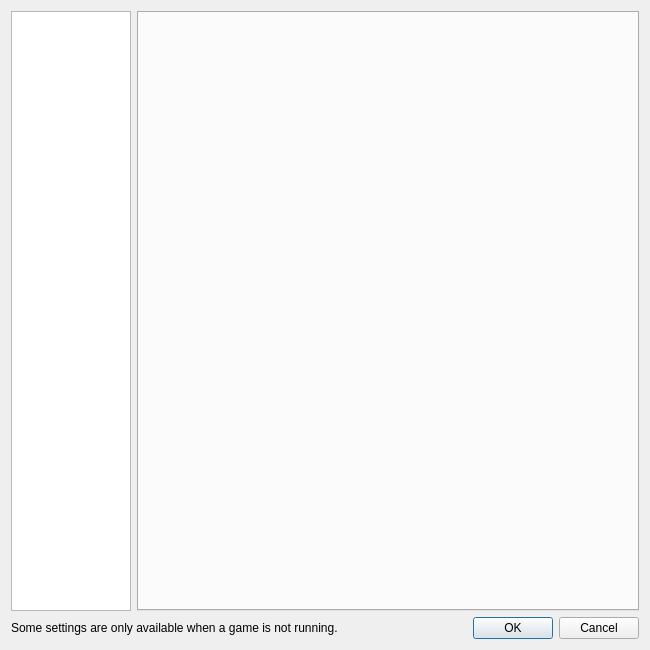
<?xml version="1.0" encoding="UTF-8"?>
<ui version="4.0">
 <class>ConfigureDialog</class>
 <widget class="QDialog" name="ConfigureDialog">
  <property name="geometry">
   <rect>
    <x>0</x>
    <y>0</y>
    <width>650</width>
    <height>650</height>
   </rect>
  </property>
  <property name="minimumSize">
   <size>
    <width>0</width>
    <height>650</height>
   </size>
  </property>
  <property name="windowTitle">
   <string>sudachi Configuration</string>
  </property>
  <layout class="QVBoxLayout" name="verticalLayout">
   <item>
    <layout class="QHBoxLayout" name="horizontalLayout">
     <item>
      <widget class="QListWidget" name="selectorList">
       <property name="minimumSize">
        <size>
         <width>120</width>
         <height>0</height>
        </size>
       </property>
       <property name="maximumSize">
        <size>
         <width>120</width>
         <height>16777215</height>
        </size>
       </property>
      </widget>
     </item>
     <item>
      <widget class="QTabWidget" name="tabWidget">
       <property name="currentIndex">
        <number>-1</number>
       </property>
      </widget>
     </item>
    </layout>
   </item>
   <item>
    <layout class="QHBoxLayout" name="horizontalLayout_2">
     <property name="leftMargin">
      <number>0</number>
     </property>
     <property name="topMargin">
      <number>0</number>
     </property>
     <property name="rightMargin">
      <number>0</number>
     </property>
     <property name="bottomMargin">
      <number>0</number>
     </property>
     <item>
      <widget class="QLabel" name="label">
       <property name="text">
        <string>Some settings are only available when a game is not running.</string>
       </property>
      </widget>
     </item>
     <item>
      <widget class="QDialogButtonBox" name="buttonBox">
       <property name="standardButtons">
        <set>QDialogButtonBox::Cancel|QDialogButtonBox::Ok</set>
       </property>
      </widget>
     </item>
    </layout>
   </item>
  </layout>
 </widget>
 <resources/>
 <connections>
  <connection>
   <sender>buttonBox</sender>
   <signal>accepted()</signal>
   <receiver>ConfigureDialog</receiver>
   <slot>accept()</slot>
   <hints>
    <hint type="sourcelabel">
     <x>20</x>
     <y>20</y>
    </hint>
    <hint type="destinationlabel">
     <x>20</x>
     <y>20</y>
    </hint>
   </hints>
  </connection>
  <connection>
   <sender>buttonBox</sender>
   <signal>rejected()</signal>
   <receiver>ConfigureDialog</receiver>
   <slot>reject()</slot>
   <hints>
    <hint type="sourcelabel">
     <x>20</x>
     <y>20</y>
    </hint>
    <hint type="destinationlabel">
     <x>20</x>
     <y>20</y>
    </hint>
   </hints>
  </connection>
 </connections>
</ui>
